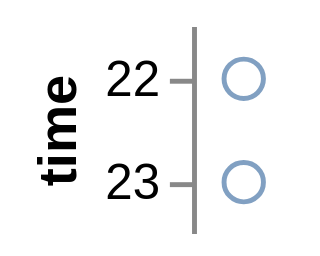

Express this chart as Vega-Lite.
### Vega specification from a JSON file in a GitHub repository (floating-point values rounded to 4 significant figures)
{"$schema": "http://vega.github.io/schema/vega/v3.0.json", "description": "Google's stock price over time.", "autosize": "pad", "padding": 5, "encode": {"update": {"fill": {"value": "transparent"}}}, "data": [{"name": "source_0", "values": [{"date": "10 Oct 2011 22:48:00"}, {"date": "11 Oct 2022 23:00:00"}]}, {"name": "data_0", "source": "source_0", "transform": [{"type": "formula", "expr": "toDate(datum[\"date\"])", "as": "date"}, {"type": "formula", "as": "hours_date", "expr": "datetime(0, 0, 1, hours(datum[\"date\"]), 0, 0, 0)"}]}], "signals": [{"name": "width", "update": "21"}, {"name": "height", "update": "bandspace(domain('y').length, 1, 0.5) * 21"}], "marks": [{"name": "marks", "type": "symbol", "role": "point", "from": {"data": "data_0"}, "encode": {"update": {"x": {"value": 10.5}, "y": {"scale": "y", "field": "hours_date"}, "stroke": {"value": "#4c78a8"}, "fill": {"value": "transparent"}, "opacity": {"value": 0.7}}}}], "scales": [{"name": "y", "type": "point", "domain": {"data": "data_0", "field": "hours_date", "sort": true}, "range": {"step": 21}, "round": true, "padding": 0.5}], "axes": [{"scale": "y", "orient": "left", "title": "time", "zindex": 1, "encode": {"labels": {"update": {"text": {"signal": "timeFormat(datum.value, '%H')"}}}}}]}
